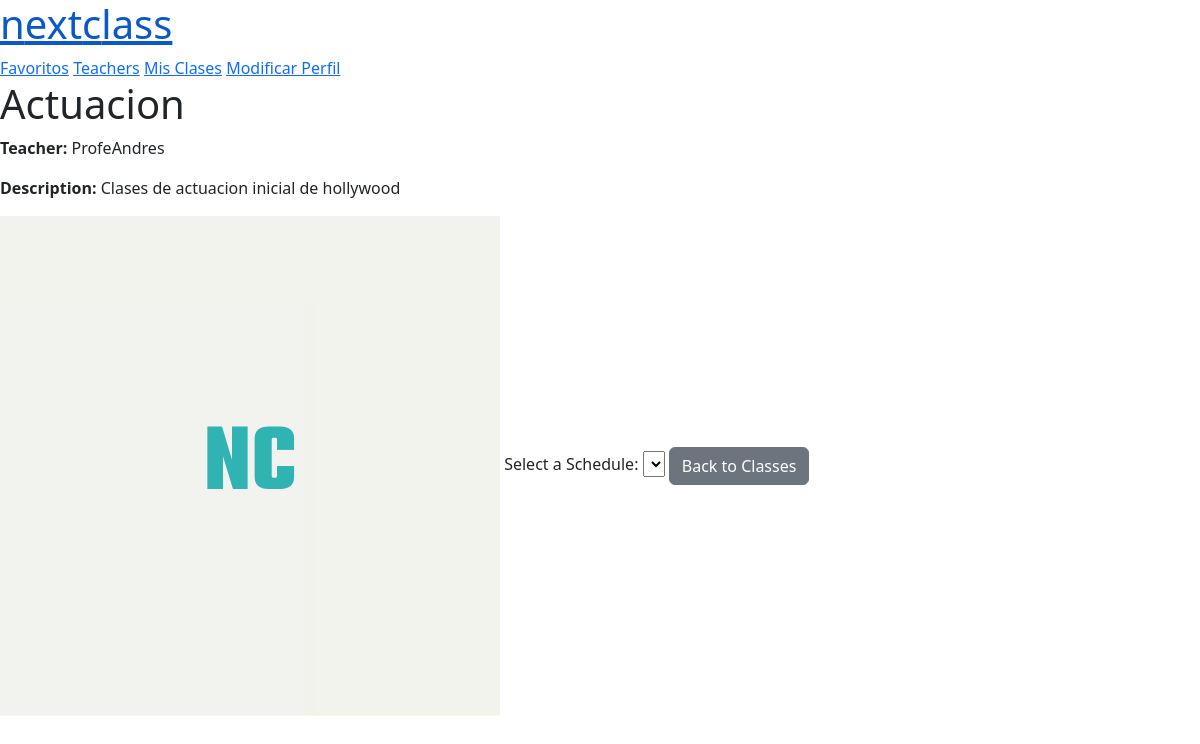
The app's page /class/1/ with its own data.
### classCreation_Schedules/models.py (models this page shows)
class Class(models.Model):
    className = models.CharField(max_length=100)
    teacher = models.ForeignKey('users.Teacher', on_delete=models.CASCADE)
    description = models.TextField()
    class_picture = models.ImageField(upload_to='class_photos/', default='class_photos/default_profile.png', null=True, blank=True)

### users/models.py (models this page shows, shortened)
class Teacher(models.Model):
    user = models.OneToOneField(User, on_delete=models.CASCADE)
    specialties = models.CharField(
        max_length=50,
        choices=Specialties.choices
    )
    biography = models.TextField()
    average_rating = models.FloatField(default=0.0)
    availability = models.CharField(
        max_length=50,
        choices=Availability.choices
    )
    mode = models.CharField(
        max_length=50,
        choices=Mode.choices
    )
    def average_rating(self):
        ratings = self.ratings.all()
        if ratings:
            return sum([rating.rating for rating in ratings]) / ratings.count()
        return 0

class User(AbstractBaseUser, PermissionsMixin):
    user_id = models.AutoField(primary_key=True)
    name = models.CharField(max_length=255)
    username = models.CharField(max_length=150, unique=True)
    email = models.EmailField(unique=True)
    password = models.CharField(max_length=128)
    user_type = models.CharField(
        max_length=10,
        choices=UserType.choices
    )
    registration_date = models.DateTimeField(auto_now_add=True)
    profile_picture = models.ImageField(upload_to='profile_photos/', default='profile_photos/default_profile.png',
                                        null=True, blank=True)
    address = models.CharField(max_length=255, null=True, blank=True)
    profile_complete = models.BooleanField(default=False)
    is_active = models.BooleanField(default=True)
    is_staff = models.BooleanField(default=False)
    objects = UserManager()
    USERNAME_FIELD = 'username'
    REQUIRED_FIELDS = ['email', 'name']

### communication/views.py (the view)
# urls.py: path('class/<int:class_id>/', views.class_detail, name='class_detail'),
def class_detail(request, class_id):
    class_obj = get_object_or_404(Class, id=class_id)
    schedules = class_obj.schedules.all()  # Obtener los horarios asociados a esta clase
    return render(request, 'class_detail.html', {'class_obj': class_obj, 'schedules': schedules})

### communication/templates/class_detail.html (shortened to what this page needs)
{% extends 'navbar.html' %}{% block content %}{%  load static  %}
<!DOCTYPE html>
<html lang="en">
<head>
</head>
<body>
<h1>{{ class_obj.className }}</h1>
<p><strong>Teacher:</strong> {{ class_obj.teacher.user.name }}</p>
<p><strong>Description:</strong> {{ class_obj.description }}</p>
<img src="{{ class_obj.class_picture.url }}" alt="{{ class_obj.className }}" />
<label for="schedule-select">Select a Schedule:</label>
<select id="schedule-select" name="schedule">
</select>
<a href="{% url 'student_classes' %}" class="btn btn-secondary">Back to Classes</a>
</body>
</html>
{% endblock content %}

### records on screen
Class: className "Actuacion", teacher.user.name "ProfeAndres", description "Clases de actuacion inicial de hollywood", class_picture (placeholder picture)
